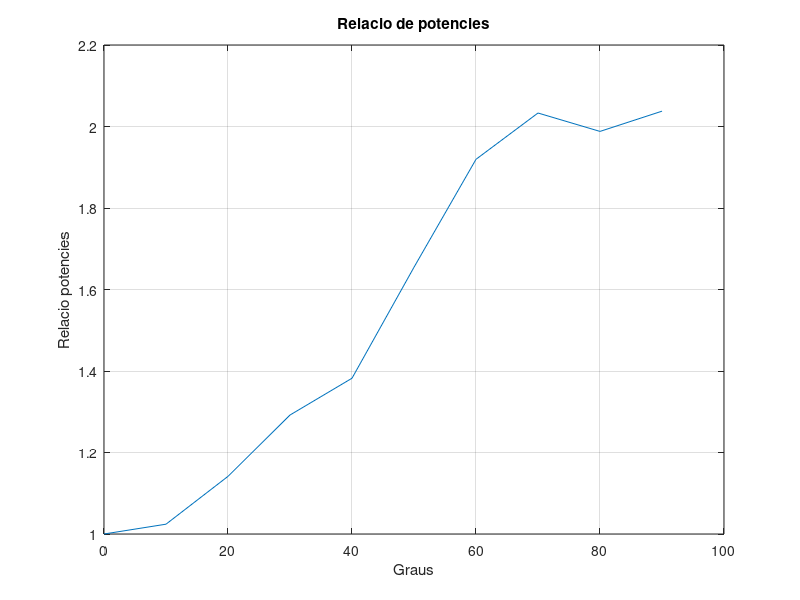

The MATLAB script that drew this image:
clear all;
clc;
close all;

g=[0, 10, 20, 30, 40, 50, 60, 70, 80, 90];
P=[-13.29, -13.61, -15.17, -17.17, -18.37, -21.99, -25.51, -27.02, -26.42, -27.08 ];
o=P/-13.29;

plot(g, o);
grid on;
ylabel('Relacio potencies');
xlabel('Graus');
title('Relacio de potencies');